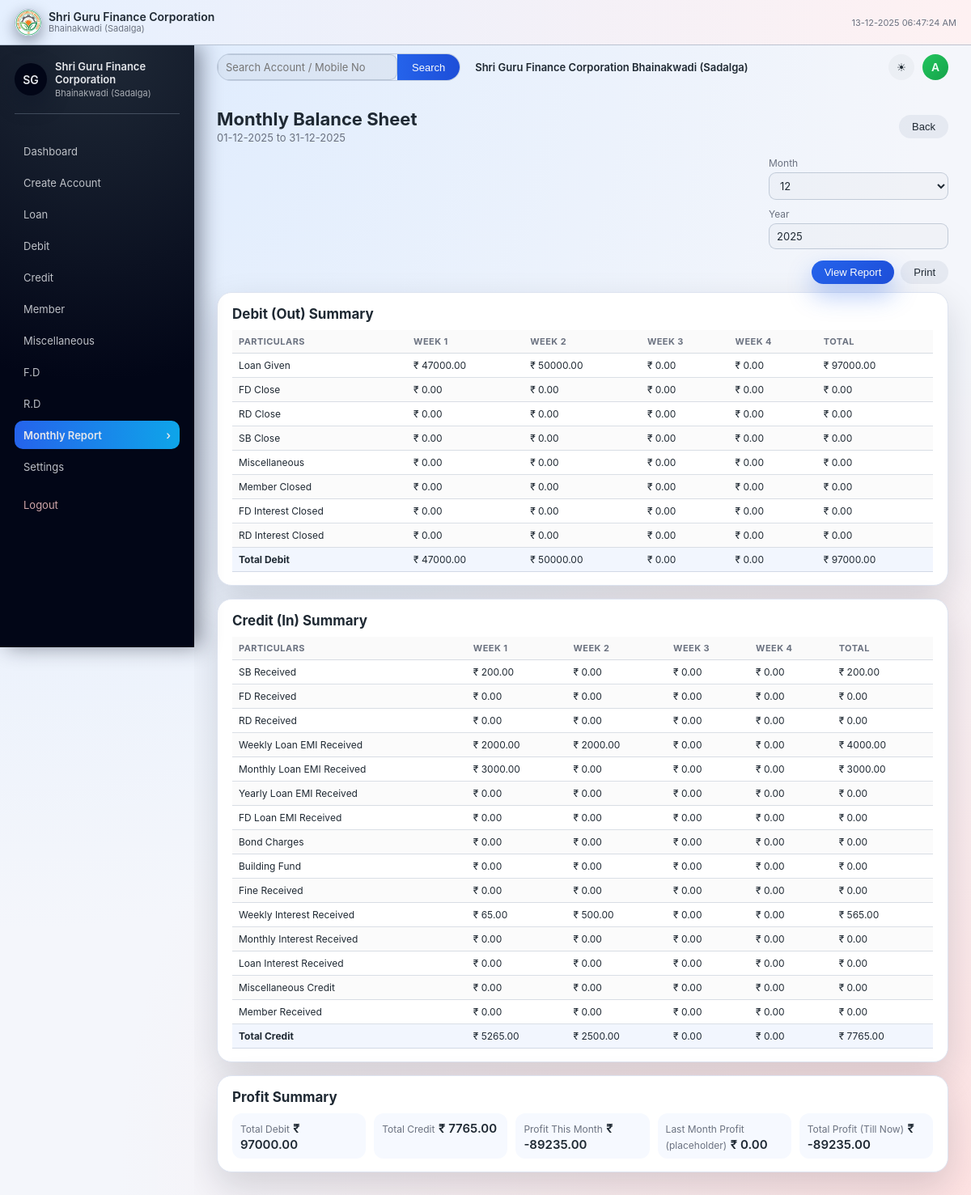
Page /monthly_report (signed in) on the committed database.
### app.py (models this page shows)
class Credit(db.Model):
    id = db.Column(db.Integer, primary_key=True)
    transaction_id = db.Column(db.String(20), unique=True, nullable=False)
    date = db.Column(db.Date, default=date.today)
    account_no = db.Column(db.String(20), nullable=True)
    name = db.Column(db.String(120), nullable=True)
    credit_type = db.Column(db.String(50), nullable=False)
    amount = db.Column(db.Float, nullable=False)
    mode = db.Column(db.String(20), nullable=False)
    remarks = db.Column(db.Text, nullable=True)

### app.py (the view)
@app.route("/monthly_report", methods=["GET", "POST"])
@login_required
def monthly_report():
    selected_month = datetime.today().month
    selected_year = datetime.today().year
    if request.method == "POST":
        selected_month = int(request.form.get("month") or selected_month)
        selected_year = int(request.form.get("year") or selected_year)
    start_date = date(selected_year, selected_month, 1)
    if selected_month == 12:
        next_month = date(selected_year + 1, 1, 1)
    else:
        next_month = date(selected_year, selected_month + 1, 1)
    end_date = next_month - timedelta(days=1)
    debit_heads = [
        "Loan Given",
        "FD Close",
        "RD Close",
        "SB Close",
        "Miscellaneous",
        "Member Closed",
        "FD Interest Closed",
        "RD Interest Closed",
    ]
    credit_heads = [
        "SB Received",
        "FD Received",
        "RD Received",
        "Weekly Loan EMI Received",
        "Monthly Loan EMI Received",
        "Yearly Loan EMI Received",
        "FD Loan EMI Received",
        "Bond Charges",
        "Building Fund",
        "Fine Received",
        "Weekly Interest Received",
        "Monthly Interest Received",
        "Loan Interest Received",
        "Miscellaneous Credit",
        "Member Received",
    ]
    debit_data = {head: [0, 0, 0, 0] for head in debit_heads}
    credit_data = {head: [0, 0, 0, 0] for head in credit_heads}
    debits = Debit.query.filter(Debit.date >= start_date, Debit.date <= end_date).all()
    for d in debits:
        idx = week_index_for_day(d.date.day) - 1
        if d.debit_type in debit_data:
            debit_data[d.debit_type][idx] += d.amount
    expenses = MiscExpense.query.filter(
        MiscExpense.date >= start_date, MiscExpense.date <= end_date
    ).all()
    for e in expenses:
        idx = week_index_for_day(e.date.day) - 1
        debit_data["Miscellaneous"][idx] += e.amount
    credits = Credit.query.filter(
        Credit.date >= start_date, Credit.date <= end_date
    ).all()
    for c in credits:
        idx = week_index_for_day(c.date.day) - 1
        if c.credit_type in credit_data:
            credit_data[c.credit_type][idx] += c.amount
    weekly_debit_totals = [sum(week) for week in zip(*debit_data.values())]
    weekly_credit_totals = [sum(week) for week in zip(*credit_data.values())]
    total_debit = sum(weekly_debit_totals)
    total_credit = sum(weekly_credit_totals)
    profit_this_month = total_credit - total_debit
    last_month_profit = 0
    cumulative_profit = profit_this_month
    return render_template(
        "monthly_report.html",
        month=selected_month,
        year=selected_year,
        debit_heads=debit_heads,
        credit_heads=credit_heads,
        debit_data=debit_data,
        credit_data=credit_data,
        weekly_debit_totals=weekly_debit_totals,
        weekly_credit_totals=weekly_credit_totals,
        total_debit=total_debit,
        total_credit=total_credit,
        profit_this_month=profit_this_month,
        last_month_profit=last_month_profit,
        cumulative_profit=cumulative_profit,
        start_date=start_date,
        end_date=end_date,
    )

### app.py (called while the page is built)
def login_required(view_func):
    from functools import wraps
    @wraps(view_func)
    def wrapped(*args, **kwargs):
        if "user_id" not in session:
            return redirect(url_for("login"))
        return view_func(*args, **kwargs)
    return wrapped

@app.context_processor
def inject_now():
    return {
        "now": datetime.utcnow(),
        "bank_name": "Shri Guru Finance Corporation Bhainakwadi (Sadalga)",
    }

def week_index_for_day(day: int) -> int:
    if 1 <= day <= 10:
        return 1
    if 11 <= day <= 17:
        return 2
    if 18 <= day <= 24:
        return 3
    return 4

### templates/monthly_report.html (shortened to what this page needs)
{% extends "base.html" %}
{% block content %}
<div class="page-header">
    <div>
        <h2>Monthly Balance Sheet</h2>
        <p class="page-subtitle">
            {{ start_date.strftime('%d-%m-%Y') }} to {{ end_date.strftime('%d-%m-%Y') }}
        </p>
    </div>
    <button type="button" class="btn-secondary no-print" onclick="window.history.back()">Back</button>
</div>
<div class="page-tools no-print">
    <form method="post" class="form-grid" style="max-width: 420px;">
        <div class="form-row">
            <label>Month
                <select name="month">
                    {% for m in range(1, 13) %}
                    <option value="{{ m }}" {% if m==month %}selected{% endif %}>
                        {{ m }}
                    </option>
                    {% endfor %}
                </select>
            </label>
            <label>Year
                <input type="number" name="year" value="{{ year }}">
            </label>
        </div>
        <div class="form-actions">
            <button type="submit" class="btn-primary">View Report</button>
            <button type="button" class="btn-secondary" onclick="window.print()">Print</button>
        </div>
    </form>
</div>
<div class="card table-card report-table">
    <h3>Debit (Out) Summary</h3>
    <div class="table-wrapper">
        <table>
            <thead>
                <tr>
                    <th>Particulars</th>
                    <th>Week 1</th>
                    <th>Week 2</th>
                    <th>Week 3</th>
                    <th>Week 4</th>
                    <th>Total</th>
                </tr>
            </thead>
            <tbody>
                {% for head in debit_heads %}
                <tr>
                    <td>{{ head }}</td>
                    {% set weeks = debit_data[head] %}
                    <td>₹ {{ '%.2f'|format(weeks[0]) }}</td>
                    <td>₹ {{ '%.2f'|format(weeks[1]) }}</td>
                    <td>₹ {{ '%.2f'|format(weeks[2]) }}</td>
                    <td>₹ {{ '%.2f'|format(weeks[3]) }}</td>
                    <td>₹ {{ '%.2f'|format(weeks[0]+weeks[1]+weeks[2]+weeks[3]) }}</td>
                </tr>
                {% endfor %}
                <tr class="total-row">
                    <td><strong>Total Debit</strong></td>
                    <td>₹ {{ '%.2f'|format(weekly_debit_totals[0]) }}</td>
                    <td>₹ {{ '%.2f'|format(weekly_debit_totals[1]) }}</td>
                    <td>₹ {{ '%.2f'|format(weekly_debit_totals[2]) }}</td>
                    <td>₹ {{ '%.2f'|format(weekly_debit_totals[3]) }}</td>
                    <td>₹ {{ '%.2f'|format(total_debit) }}</td>
                </tr>
            </tbody>
        </table>
    </div>
</div>
<div class="card table-card report-table">
    <h3>Credit (In) Summary</h3>
    <div class="table-wrapper">
        <table>
            <thead>
                <tr>
                    <th>Particulars</th>
                    <th>Week 1</th>
                    <th>Week 2</th>
                    <th>Week 3</th>
                    <th>Week 4</th>
                    <th>Total</th>
                </tr>
            </thead>
            <tbody>
                {% for head in credit_heads %}
                <tr>
                    <td>{{ head }}</td>
                    {% set weeks = credit_data[head] %}
                    <td>₹ {{ '%.2f'|format(weeks[0]) }}</td>
                    <td>₹ {{ '%.2f'|format(weeks[1]) }}</td>
                    <td>₹ {{ '%.2f'|format(weeks[2]) }}</td>
                    <td>₹ {{ '%.2f'|format(weeks[3]) }}</td>
                    <td>₹ {{ '%.2f'|format(weeks[0]+weeks[1]+weeks[2]+weeks[3]) }}</td>
                </tr>
                {% endfor %}
                <tr class="total-row">
                    <td><strong>Total Credit</strong></td>
                    <td>₹ {{ '%.2f'|format(weekly_credit_totals[0]) }}</td>
                    <td>₹ {{ '%.2f'|format(weekly_credit_totals[1]) }}</td>
                    <td>₹ {{ '%.2f'|format(weekly_credit_totals[2]) }}</td>
                    <td>₹ {{ '%.2f'|format(weekly_credit_totals[3]) }}</td>
                    <td>₹ {{ '%.2f'|format(total_credit) }}</td>
                </tr>
            </tbody>
        </table>
    </div>
</div>
<div class="card">
    <h3>Profit Summary</h3>
    <div class="summary-row">
        <div class="summary-card">
            <span class="summary-label">Total Debit</span>
            <span class="summary-value">₹ {{ '%.2f'|format(total_debit) }}</span>
        </div>
        <div class="summary-card">
            <span class="summary-label">Total Credit</span>
            <span class="summary-value">₹ {{ '%.2f'|format(total_credit) }}</span>
        </div>
        <div class="summary-card">
            <span class="summary-label">Profit This Month</span>
            <span class="summary-value">₹ {{ '%.2f'|format(profit_this_month) }}</span>
        </div>
        <div class="summary-card">
            <span class="summary-label">Last Month Profit (placeholder)</span>
            <span class="summary-value">₹ {{ '%.2f'|format(last_month_profit) }}</span>
        </div>
        <div class="summary-card">
            <span class="summary-label">Total Profit (Till Now)</span>
            <span class="summary-value">₹ {{ '%.2f'|format(cumulative_profit) }}</span>
        </div>
    </div>
</div>
{% endblock %}

### static/css/style.css (style rules this page uses)
:root { --bg: #f4f6fb; --bg-elevated: #ffffff; --bg-accent: #e3efff; --border-subtle: #dde3f0; --text-main: #1f2933; --text-muted: #6b7280; --primary: #2563eb; --primary-soft: rgba(37, 99, 235, 0.1); --primary-strong: #1d4ed8; --danger: #dc2626; --sidebar-bg: #0f172a; --sidebar-text: #e5e7eb; --shadow-soft: 0 18px 45px rgba(15, 23, 42, 0.15); }
*, *::before, *::after { box-sizing: border-box; }
body { margin: 0; padding-top: 56px; font-family: "Inter", system-ui, -apple-system, BlinkMacSystemFont, "Segoe UI", sans-serif; background: radial-gradient(circle at top left, #dbeafe, transparent 60%), radial-gradient(circle at bottom right, #fee2e2, transparent 55%), var(--bg); color: var(--text-main); min-height: 100vh; }
.page-header { display: flex; justify-content: space-between; align-items: center; margin-bottom: 16px; }
.page-header h2 { margin: 0; font-size: 22px; }
.page-subtitle { margin: 2px 0 0; font-size: 13px; color: var(--text-muted); }
.page-tools { display: flex; justify-content: flex-end; gap: 8px; margin-bottom: 10px; }
.card { background: var(--bg-elevated); border-radius: 18px; padding: 16px 18px; border: 1px solid var(--border-subtle); box-shadow: var(--shadow-soft); margin-bottom: 16px; }
.card h3 { margin-top: 0; margin-bottom: 10px; font-size: 17px; }
.form-grid { display: flex; flex-direction: column; gap: 10px; }
.form-row { display: grid; grid-template-columns: repeat(auto-fit, minmax(210px, 1fr)); gap: 10px 12px; }
label { font-size: 12px; display: flex; flex-direction: column; gap: 4px; color: var(--text-muted); }
input[type="text"], input[type="password"], input[type="date"], input[type="number"], select, textarea { border-radius: 9px; border: 1px solid rgba(148, 163, 184, 0.5); padding: 7px 9px; font-size: 13px; font-family: inherit; outline: none; background: rgba(15, 23, 42, 0.015); color: var(--text-main); transition: border-color 0.16s ease, box-shadow 0.16s ease, background 0.16s ease; }
.form-actions { display: flex; flex-wrap: wrap; gap: 8px; justify-content: flex-end; margin-top: 4px; }
.btn-primary, .btn-secondary, .btn-danger { border-radius: 999px; padding: 7px 16px; font-size: 13px; font-weight: 500; border: none; cursor: pointer; display: inline-flex; align-items: center; gap: 6px; transition: background 0.16s ease, transform 0.1s ease, box-shadow 0.16s ease; }
.btn-primary { background: linear-gradient(135deg, var(--primary), var(--primary-strong)); color: #f9fafb; box-shadow: 0 14px 30px rgba(37, 99, 235, 0.35); }
.btn-secondary { background: rgba(148, 163, 184, 0.16); color: var(--text-main); }
.table-card { margin-top: 8px; }
.table-wrapper { overflow-x: auto; }
table { width: 100%; border-collapse: collapse; font-size: 12px; }
th, td { padding: 7px 8px; border-bottom: 1px solid rgba(148, 163, 184, 0.35); text-align: left; }
thead th { font-size: 11px; text-transform: uppercase; letter-spacing: 0.04em; color: var(--text-muted); background: rgba(15, 23, 42, 0.02); }
tbody tr:nth-child(even) { background: rgba(15, 23, 42, 0.015); }
.summary-row { display: grid; grid-template-columns: repeat(auto-fit, minmax(120px, 1fr)); gap: 10px; margin-top: 10px; }
.summary-card { background: rgba(37, 99, 235, 0.04); border-radius: 12px; padding: 8px 10px; }
.summary-label { font-size: 11px; color: var(--text-muted); }
.summary-value { font-size: 15px; font-weight: 600; }
.report-table .total-row { background: rgba(37, 99, 235, 0.06); }
.summary-card .summary-label { font-size: 12px; }
.summary-card .summary-value { font-size: 15px; font-weight: 600; }

### rows in the picture
Credit: credit_type "SB Received", amount "200.00", weeks "0.00", weeks[0]+weeks[1]+weeks[2]+weeks[3] "200.00"
Credit: credit_type "Monthly Loan EMI Received", amount "3000.00", weeks "0.00", weeks[0]+weeks[1]+weeks[2]+weeks[3] "3000.00"

### other values in the picture
{{ session.get('username', 'AD')[0]|upper }} "A"
{{ head }} "Loan Given" "FD Close" "RD Close" "SB Close" "Miscellaneous" "Member Closed" "FD Interest Closed" "RD Interest Closed"
{{ '%.2f'|format(weeks[0]) }} "47000.00" "0.00" "0.00" "0.00" "0.00" "0.00" "0.00" "0.00"
{{ '%.2f'|format(weeks[1]) }} "50000.00" "0.00" "0.00" "0.00" "0.00" "0.00" "0.00" "0.00"
{{ '%.2f'|format(weeks[2]) }} "0.00" "0.00" "0.00" "0.00" "0.00" "0.00" "0.00" "0.00"
{{ '%.2f'|format(weeks[3]) }} "0.00" "0.00" "0.00" "0.00" "0.00" "0.00" "0.00" "0.00"
{{ '%.2f'|format(weeks[0]+weeks[1]+weeks[2]+weeks[3]) }} "97000.00" "0.00" "0.00" "0.00" "0.00" "0.00" "0.00" "0.00"
{{ '%.2f'|format(weekly_debit_totals[0]) }} "47000.00"
{{ '%.2f'|format(weekly_debit_totals[1]) }} "50000.00"
{{ '%.2f'|format(weekly_debit_totals[2]) }} "0.00"
{{ '%.2f'|format(weekly_debit_totals[3]) }} "0.00"
{{ '%.2f'|format(total_debit) }} "97000.00"
{{ head }} "FD Received" "RD Received" "Weekly Loan EMI Received" "Yearly Loan EMI Received" "FD Loan EMI Received" "Bond Charges" "Building Fund" "Fine Received" "Weekly Interest Received" "Monthly Interest Received" "Loan Interest Received" "Miscellaneous Credit" "Member Received"
{{ '%.2f'|format(weeks[0]) }} "0.00" "0.00" "2000.00" "0.00" "0.00" "0.00" "0.00" "0.00" "65.00" "0.00" "0.00" "0.00" "0.00"
{{ '%.2f'|format(weeks[1]) }} "0.00" "0.00" "2000.00" "0.00" "0.00" "0.00" "0.00" "0.00" "500.00" "0.00" "0.00" "0.00" "0.00"
